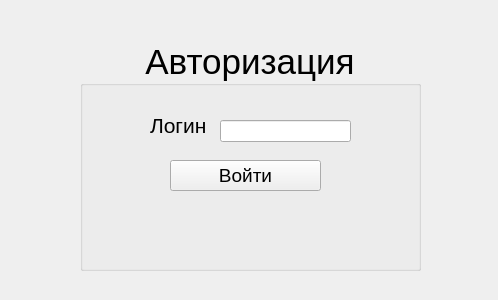
<?xml version="1.0" encoding="UTF-8"?>
<ui version="4.0">
 <class>ShopWindow</class>
 <widget class="QWidget" name="ShopWindow">
  <property name="geometry">
   <rect>
    <x>0</x>
    <y>0</y>
    <width>498</width>
    <height>300</height>
   </rect>
  </property>
  <property name="windowTitle">
   <string>Form</string>
  </property>
  <widget class="QGroupBox" name="groupBox">
   <property name="geometry">
    <rect>
     <x>80</x>
     <y>40</y>
     <width>341</width>
     <height>231</height>
    </rect>
   </property>
   <property name="font">
    <font>
     <pointsize>26</pointsize>
    </font>
   </property>
   <property name="title">
    <string>Авторизация</string>
   </property>
   <property name="alignment">
    <set>Qt::AlignCenter</set>
   </property>
   <widget class="QLineEdit" name="loginEdit">
    <property name="geometry">
     <rect>
      <x>140</x>
      <y>80</y>
      <width>131</width>
      <height>22</height>
     </rect>
    </property>
    <property name="font">
     <font>
      <pointsize>14</pointsize>
     </font>
    </property>
   </widget>
   <widget class="QLabel" name="label">
    <property name="geometry">
     <rect>
      <x>70</x>
      <y>70</y>
      <width>91</width>
      <height>31</height>
     </rect>
    </property>
    <property name="font">
     <font>
      <pointsize>16</pointsize>
     </font>
    </property>
    <property name="text">
     <string>Логин</string>
    </property>
   </widget>
   <widget class="QPushButton" name="pushButton">
    <property name="geometry">
     <rect>
      <x>90</x>
      <y>120</y>
      <width>151</width>
      <height>31</height>
     </rect>
    </property>
    <property name="font">
     <font>
      <pointsize>14</pointsize>
     </font>
    </property>
    <property name="text">
     <string>Войти</string>
    </property>
   </widget>
  </widget>
 </widget>
 <resources/>
 <connections/>
</ui>
